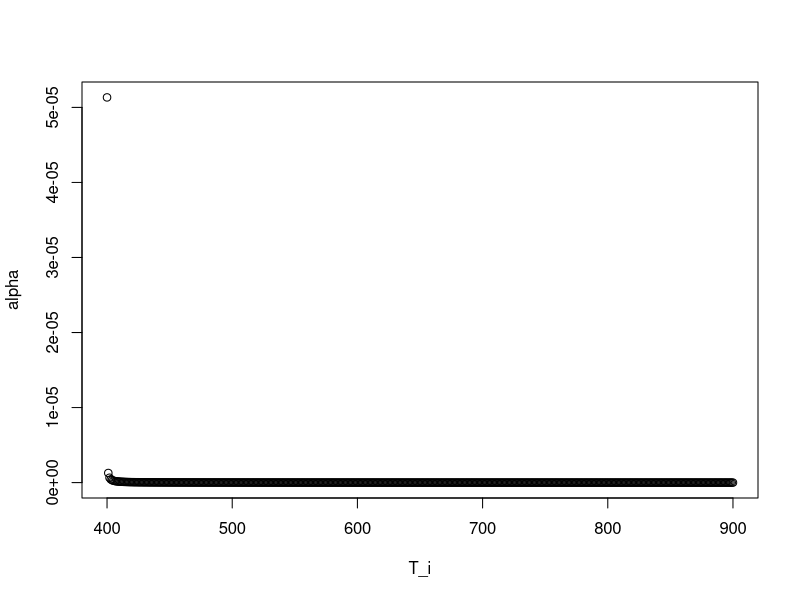

R code for this plot:


#T_i <- seq(from = 400, to = 900, by = 0.01)

T_i <- seq(from = 400, to = 900, by = 1)
T_0 <- T_i[1]
E_0 <- 125
sigma <- 10
E_lower <- E_0 - 3*sigma
E_upper <- E_0 + 3*sigma
A <- 1.5^9
beta <- 20
n <- 2
R <- 8.314

f_E <- function (E) {
  dnorm(E, mean = E_0, sd = sigma)
}

# try it with the f_E instead... should be same?
alpha <- vector(length=length(T_i))

for (i in 1:length(T_i)) {

  f <- function (E) {
    u <- E/(R*T_i[i])
    u_0 <- E/(R*T_0)
    p_u <- (exp(-u) / u^2) * ((0.99962*u + 0.60642) / (u + 2.56879))
    p_u_0 <- (exp(-u_0) / u_0^2) * ((0.99962*u_0 + 0.60642) / (u_0 + 2.56879))

    int <- E / R * (p_u - p_u_0)
    f_E(E) * (1 - (1-n) * (A / beta) * int)^(1/(1-n))

  }

  alpha[i] <- integrate(f, lower = 0, upper = Inf)$value

}

plot(T_i,alpha)


